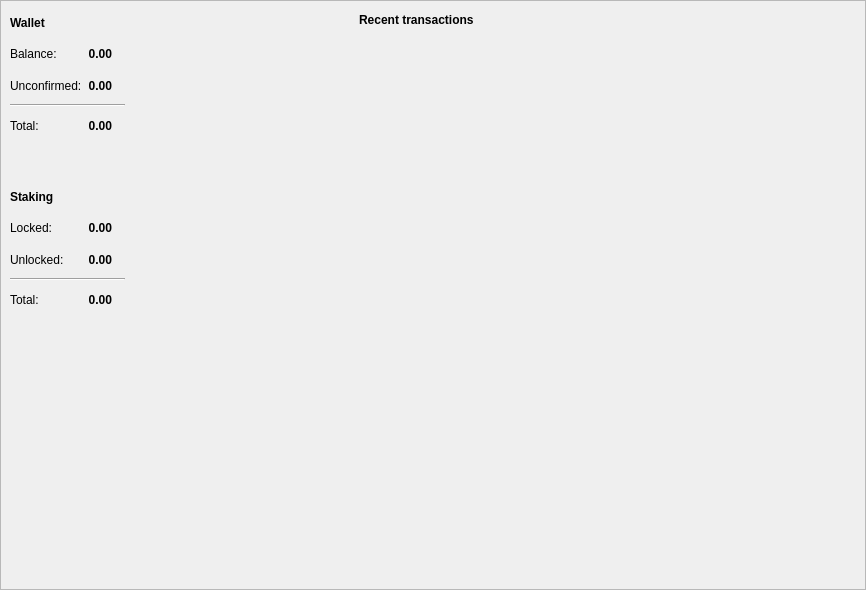
<?xml version="1.0" encoding="UTF-8"?>
<ui version="4.0">
 <class>OverviewFrame</class>
 <widget class="QFrame" name="OverviewFrame">
  <property name="geometry">
   <rect>
    <x>0</x>
    <y>0</y>
    <width>866</width>
    <height>590</height>
   </rect>
  </property>
  <property name="windowTitle">
   <string>Frame</string>
  </property>
  <property name="frameShape">
   <enum>QFrame::StyledPanel</enum>
  </property>
  <property name="frameShadow">
   <enum>QFrame::Raised</enum>
  </property>
  <layout class="QGridLayout" name="gridLayout" columnstretch="40,60">
   <property name="sizeConstraint">
    <enum>QLayout::SetDefaultConstraint</enum>
   </property>
   <property name="leftMargin">
    <number>0</number>
   </property>
   <property name="topMargin">
    <number>0</number>
   </property>
   <property name="rightMargin">
    <number>0</number>
   </property>
   <property name="bottomMargin">
    <number>0</number>
   </property>
   <property name="horizontalSpacing">
    <number>5</number>
   </property>
   <property name="verticalSpacing">
    <number>0</number>
   </property>
   <item row="2" column="0" rowspan="2">
    <spacer name="verticalSpacer">
     <property name="orientation">
      <enum>Qt::Vertical</enum>
     </property>
     <property name="sizeType">
      <enum>QSizePolicy::Expanding</enum>
     </property>
     <property name="sizeHint" stdset="0">
      <size>
       <width>20</width>
       <height>425</height>
      </size>
     </property>
    </spacer>
   </item>
   <item row="0" column="0">
    <widget class="QFrame" name="m_overviewWalletFrame">
     <property name="minimumSize">
      <size>
       <width>0</width>
       <height>320</height>
      </size>
     </property>
     <property name="maximumSize">
      <size>
       <width>16777215</width>
       <height>320</height>
      </size>
     </property>
     <property name="frameShape">
      <enum>QFrame::NoFrame</enum>
     </property>
     <property name="frameShadow">
      <enum>QFrame::Raised</enum>
     </property>
     <layout class="QGridLayout" name="gridLayout_2">
      <item row="3" column="0" colspan="4">
       <widget class="Line" name="line">
        <property name="orientation">
         <enum>Qt::Horizontal</enum>
        </property>
       </widget>
      </item>
      <item row="1" column="2">
       <widget class="QLabel" name="m_actualBalanceLabel">
        <property name="font">
         <font>
          <weight>75</weight>
          <bold>true</bold>
         </font>
        </property>
        <property name="text">
         <string notr="true">0.00</string>
        </property>
        <property name="alignment">
         <set>Qt::AlignRight|Qt::AlignTrailing|Qt::AlignVCenter</set>
        </property>
       </widget>
      </item>
      <item row="4" column="0">
       <widget class="QLabel" name="label_6">
        <property name="text">
         <string>Total:</string>
        </property>
       </widget>
      </item>
      <item row="2" column="0" colspan="2">
       <widget class="QLabel" name="label_4">
        <property name="text">
         <string>Unconfirmed:</string>
        </property>
       </widget>
      </item>
      <item row="1" column="3">
       <widget class="QLabel" name="m_tickerLabel1">
        <property name="text">
         <string notr="true"/>
        </property>
       </widget>
      </item>
      <item row="2" column="3">
       <widget class="QLabel" name="m_tickerLabel2">
        <property name="text">
         <string notr="true"/>
        </property>
       </widget>
      </item>
      <item row="2" column="2">
       <widget class="QLabel" name="m_pendingBalanceLabel">
        <property name="font">
         <font>
          <weight>75</weight>
          <bold>true</bold>
         </font>
        </property>
        <property name="text">
         <string notr="true">0.00</string>
        </property>
        <property name="alignment">
         <set>Qt::AlignRight|Qt::AlignTrailing|Qt::AlignVCenter</set>
        </property>
       </widget>
      </item>
      <item row="4" column="3">
       <widget class="QLabel" name="m_tickerLabel3">
        <property name="text">
         <string notr="true"/>
        </property>
       </widget>
      </item>
      <item row="1" column="0">
       <widget class="QLabel" name="label_2">
        <property name="text">
         <string>Balance:</string>
        </property>
       </widget>
      </item>
      <item row="8" column="0">
       <widget class="QLabel" name="label_7">
        <property name="text">
         <string>Unlocked:</string>
        </property>
       </widget>
      </item>
      <item row="8" column="1" colspan="2">
       <widget class="QLabel" name="m_unlockedDepositLabel">
        <property name="font">
         <font>
          <weight>75</weight>
          <bold>true</bold>
         </font>
        </property>
        <property name="text">
         <string notr="true">0.00</string>
        </property>
        <property name="alignment">
         <set>Qt::AlignRight|Qt::AlignTrailing|Qt::AlignVCenter</set>
        </property>
       </widget>
      </item>
      <item row="7" column="3">
       <widget class="QLabel" name="m_tickerLabel4">
        <property name="text">
         <string notr="true"/>
        </property>
       </widget>
      </item>
      <item row="4" column="2">
       <widget class="QLabel" name="m_totalBalanceLabel">
        <property name="font">
         <font>
          <weight>75</weight>
          <bold>true</bold>
         </font>
        </property>
        <property name="text">
         <string notr="true">0.00</string>
        </property>
        <property name="alignment">
         <set>Qt::AlignRight|Qt::AlignTrailing|Qt::AlignVCenter</set>
        </property>
       </widget>
      </item>
      <item row="7" column="1" colspan="2">
       <widget class="QLabel" name="m_lockedDepositLabel">
        <property name="font">
         <font>
          <weight>75</weight>
          <bold>true</bold>
         </font>
        </property>
        <property name="text">
         <string notr="true">0.00</string>
        </property>
        <property name="alignment">
         <set>Qt::AlignRight|Qt::AlignTrailing|Qt::AlignVCenter</set>
        </property>
       </widget>
      </item>
      <item row="6" column="4">
       <spacer name="horizontalSpacer_2">
        <property name="orientation">
         <enum>Qt::Horizontal</enum>
        </property>
        <property name="sizeHint" stdset="0">
         <size>
          <width>40</width>
          <height>20</height>
         </size>
        </property>
       </spacer>
      </item>
      <item row="6" column="0">
       <widget class="QLabel" name="label_3">
        <property name="font">
         <font>
          <weight>75</weight>
          <bold>true</bold>
         </font>
        </property>
        <property name="text">
         <string>Staking</string>
        </property>
       </widget>
      </item>
      <item row="7" column="0">
       <widget class="QLabel" name="label_5">
        <property name="text">
         <string>Locked:</string>
        </property>
       </widget>
      </item>
      <item row="8" column="3">
       <widget class="QLabel" name="m_tickerLabel5">
        <property name="text">
         <string notr="true"/>
        </property>
       </widget>
      </item>
      <item row="10" column="0">
       <widget class="QLabel" name="label_9">
        <property name="text">
         <string>Total:</string>
        </property>
       </widget>
      </item>
      <item row="10" column="1" colspan="2">
       <widget class="QLabel" name="m_totalDepositLabel">
        <property name="font">
         <font>
          <weight>75</weight>
          <bold>true</bold>
         </font>
        </property>
        <property name="text">
         <string notr="true">0.00</string>
        </property>
        <property name="alignment">
         <set>Qt::AlignRight|Qt::AlignTrailing|Qt::AlignVCenter</set>
        </property>
       </widget>
      </item>
      <item row="10" column="3">
       <widget class="QLabel" name="m_tickerLabel6">
        <property name="text">
         <string notr="true"/>
        </property>
       </widget>
      </item>
      <item row="0" column="0">
       <widget class="QLabel" name="label">
        <property name="font">
         <font>
          <weight>75</weight>
          <bold>true</bold>
         </font>
        </property>
        <property name="text">
         <string>Wallet</string>
        </property>
       </widget>
      </item>
      <item row="9" column="0" colspan="4">
       <widget class="Line" name="line_2">
        <property name="orientation">
         <enum>Qt::Horizontal</enum>
        </property>
       </widget>
      </item>
      <item row="5" column="0" colspan="4">
       <spacer name="verticalSpacer_2">
        <property name="orientation">
         <enum>Qt::Vertical</enum>
        </property>
        <property name="sizeType">
         <enum>QSizePolicy::Fixed</enum>
        </property>
        <property name="sizeHint" stdset="0">
         <size>
          <width>20</width>
          <height>40</height>
         </size>
        </property>
       </spacer>
      </item>
     </layout>
    </widget>
   </item>
   <item row="0" column="1" rowspan="4">
    <widget class="QFrame" name="frame_2">
     <property name="minimumSize">
      <size>
       <width>0</width>
       <height>0</height>
      </size>
     </property>
     <property name="maximumSize">
      <size>
       <width>16777215</width>
       <height>16777215</height>
      </size>
     </property>
     <property name="frameShape">
      <enum>QFrame::NoFrame</enum>
     </property>
     <property name="frameShadow">
      <enum>QFrame::Raised</enum>
     </property>
     <layout class="QVBoxLayout" name="verticalLayout">
      <item>
       <layout class="QHBoxLayout" name="horizontalLayout">
        <item>
         <widget class="QLabel" name="label_8">
          <property name="font">
           <font>
            <weight>75</weight>
            <bold>true</bold>
           </font>
          </property>
          <property name="text">
           <string>Recent transactions</string>
          </property>
         </widget>
        </item>
        <item>
         <spacer name="horizontalSpacer">
          <property name="orientation">
           <enum>Qt::Horizontal</enum>
          </property>
          <property name="sizeHint" stdset="0">
           <size>
            <width>40</width>
            <height>20</height>
           </size>
          </property>
         </spacer>
        </item>
       </layout>
      </item>
      <item>
       <widget class="QTreeView" name="m_recentTransactionsView">
        <property name="focusPolicy">
         <enum>Qt::NoFocus</enum>
        </property>
        <property name="styleSheet">
         <string notr="true">background-color: transparent;</string>
        </property>
        <property name="frameShape">
         <enum>QFrame::NoFrame</enum>
        </property>
        <property name="editTriggers">
         <set>QAbstractItemView::NoEditTriggers</set>
        </property>
        <property name="selectionMode">
         <enum>QAbstractItemView::NoSelection</enum>
        </property>
        <property name="rootIsDecorated">
         <bool>false</bool>
        </property>
        <property name="uniformRowHeights">
         <bool>true</bool>
        </property>
        <property name="itemsExpandable">
         <bool>false</bool>
        </property>
        <property name="headerHidden">
         <bool>true</bool>
        </property>
        <property name="expandsOnDoubleClick">
         <bool>false</bool>
        </property>
       </widget>
      </item>
     </layout>
    </widget>
   </item>
  </layout>
 </widget>
 <resources/>
 <connections/>
</ui>
